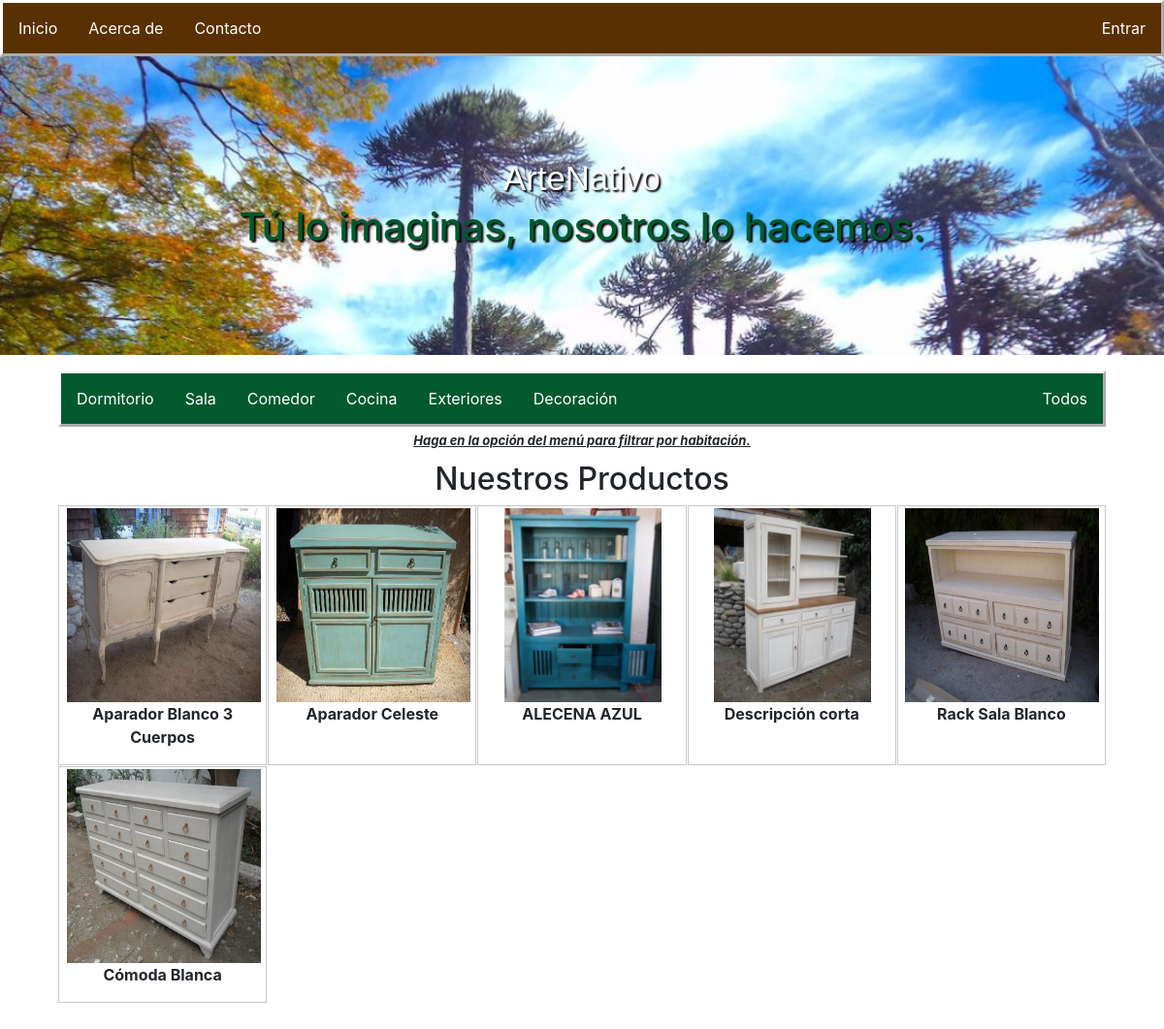
The app's page /, older data.
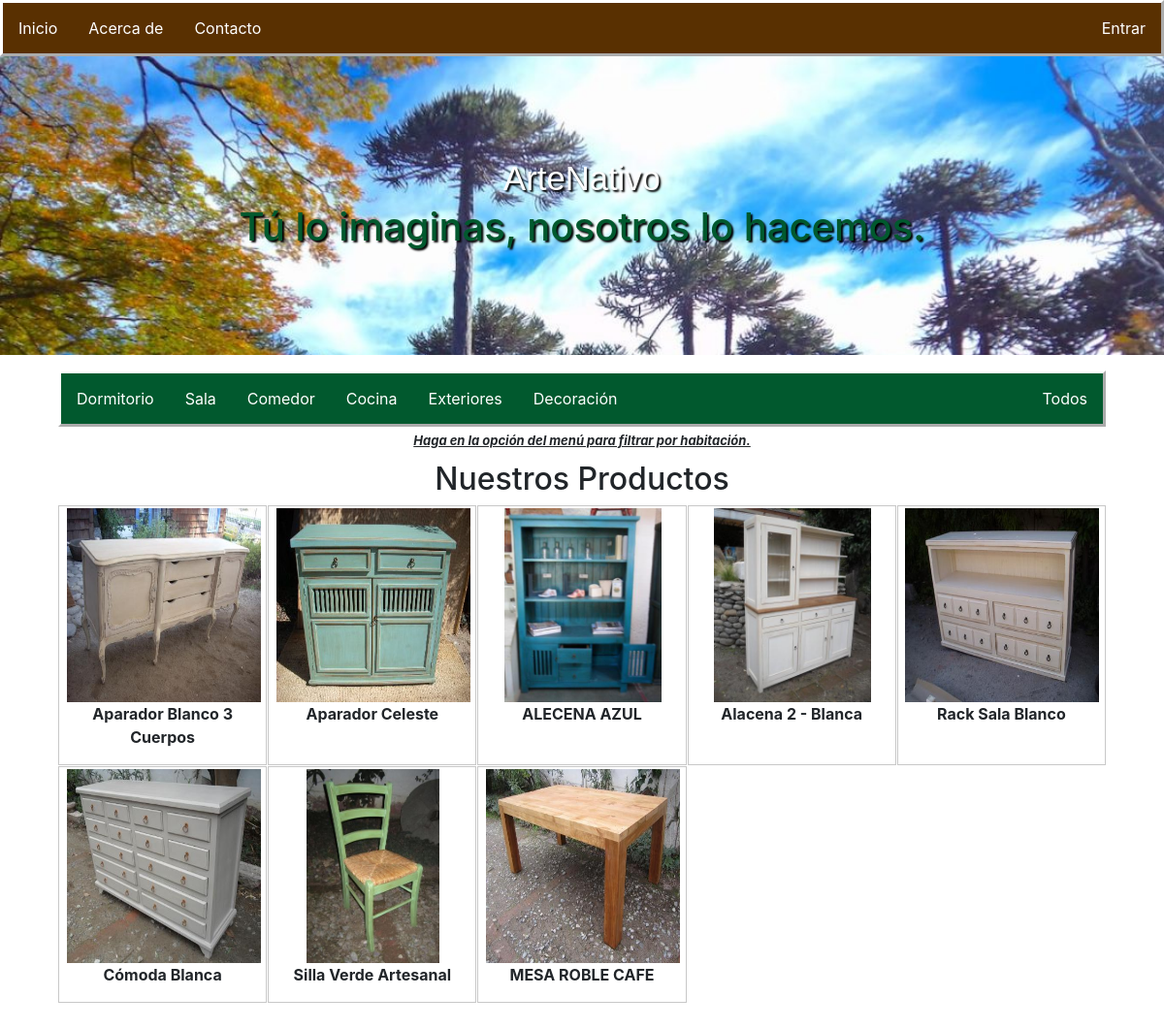
The same page, newer data.
### ArteNativo/models.py (models this page shows)
class Productos(models.Model):
    app_label = 'ArteNativo'
    tipo =(
        ('A', 'Domirtorio'),
        ('B', 'Sala'),
        ('C', 'Comedor'),
        ('D', 'Cocina'),
        ('E', 'Exteriores'),
        ('F', 'Decoración')
    )
    Estados = (
        (True, 'Activo'),
        (False, 'Inactivo')
    )
    IdProducto = models.CharField(max_length=10, primary_key=True)
    NombreProducto = models.CharField(max_length=50, blank=False, null=False, default='Descripción corta')
    TipoProducto = models.CharField(max_length=1, choices=tipo, null=False, blank=False,default='B')
    ImagenProducto = models.ImageField(upload_to='ImgProducto/',null=False, blank=False)
    PrecioUnitario = models.DecimalField(max_digits=8, default=0, decimal_places=2)
    Stock = models.IntegerField(blank=False, null=False, default=0)
    Descripcion = RichTextField(blank=True, null=True)
    EstadoProducto = models.BooleanField(blank=False, null=False, choices=Estados, default=True)

### ArteNativo/views.py (the view)
# urls.py: path('', views.ProductoListView.as_view(), name='Base'),
class ProductoListView(ListView):
    model = Productos
    template_name = "ListaProductos.html"
    context_object_name = 'productos'

### ArteNativo/templates/ListaProductos.html (shortened to what this page needs)
{% extends 'ArteNativo.html' %}
{% block content %}
<div id="Menu">
    <nav id="BarraProductos" style="background-color: rgb(1, 89, 46);margin-bottom: 5px;">
        <ul>
            <li><a href="{% url 'ListaProductoFiltrada' tipo_producto='A' %}">Dormitorio</a></li>
            <li><a href="{% url 'ListaProductoFiltrada' tipo_producto='B' %}">Sala</a></li>
            <li><a href="{% url 'ListaProductoFiltrada' tipo_producto='C' %}">Comedor</a></li>
            <li><a href="{% url 'ListaProductoFiltrada' tipo_producto='D' %}">Cocina</a></li>
            <li><a href="{% url 'ListaProductoFiltrada' tipo_producto='E' %}">Exteriores</a></li>
            <li><a href="{% url 'ListaProductoFiltrada' tipo_producto='F' %}">Decoración</a></li>
            <li style="float:right;"><a href="{% url 'ListaProducto' %}">Todos</a></li>
        </ul>
    </nav>
</div>
<p style="text-decoration: underline; font-weight: bold;font-size: small;font-style: italic;margin-bottom: 10px;">Haga en la opción del menú para filtrar por habitación.</p>
<h2>Nuestros Productos</h2>
<div class="grid-container">
    {% for producto in productos %}
    <div class="grid-item">
        <img src="{{ producto.ImagenProducto.url }}" alt="{{ producto.NombreProducto }}" data-toggle="tooltip" data-placement="top" title="{{producto.IdProducto}} - {{producto.NombreProducto}} - {{producto.PrecioUnitario}}">
        <p><strong>{{ producto.NombreProducto }}</strong></p>
    </div>
    {% endfor %}
</div>
{% endblock %}

### ArteNativo/templates/ArteNativo.html (shortened to what this page needs)
<!DOCTYPE html>
<html lang="es">
    {% load static %}
    <head>
        <link rel="stylesheet" href="https://stackpath.bootstrapcdn.com/bootstrap/4.3.1/css/bootstrap.min.css">
    </head>
    <body>
        <nav>
            <ul>
                <li><a href="{% url 'ListaProducto' %}" onclick="OcultarAdm()">Inicio</a></li>
                <li><a href="#Acercade" onclick="MostrarAcercaDe()">Acerca de</a></li>
                <li><a href="#contacto">Contacto</a></li>
                {% if user.is_authenticated %}
                    <li><a href="{% url 'administracion' %}">Administración</a></li>
                    <li><a href="#Registrar Venta">Registar Venta</a></li>
                    <li style="float: right;"><a href="{% url 'salir' %}">Salir</a></li>
                {% else %}
                    <li style="float: right;"><a href="{% url 'entrar' %}">Entrar</a></li>
                {% endif %}
            </ul>
        </nav>
        <header style="background-image: url({% static 'img/cabecera.jpg' %});">
            <span style="font-size:26pt; font-family:'Arial Black', Gadget, sans-serif; color:#fefefe; text-shadow: 2px 2px 2px #000000; ">ArteNativo</span>
            <h1 style="color: rgb(1, 89, 46);text-shadow: 2px 2px 2px #000000;">Tú lo imaginas, nosotros lo hacemos.</h1>
        </header>
        <section id="formularios">
            <div id="Contenido">
                <p>{% block content %}{% endblock %}</p>
            </div>
        </section>
    </body>
</html>

### ArteNativo/templates/ArteNativo.html (style rules this page uses)
* { margin: 0; padding: 0; }
body { font-family: 'Arial', sans-serif; margin: 0; padding: 0; }
nav { background-color: rgb(89, 48, 1); float:none; border: white; border-style: outset; width: 100%; }
nav ul { list-style-type: none; margin: 0; padding: 0; overflow: hidden; }
nav li { float: left; }
nav a { display: block; color: white; text-align: center; padding: 14px 16px; text-decoration: none; }
header { background-size: cover; color: white; text-align: center; padding: 100px; }
section { width: 90%; margin: 0 auto; display:block; height: 100vh; align-items: center; text-align: center; }
#Contenido { width: 100%; display: flexbox; align-items: center; justify-content: center; }

### ArteNativo/templates/ListaProductos.html (style rules this page uses)
.grid-container { display: grid; grid-template-columns: repeat(auto-fill, minmax(200px, 1fr)); gap: 1px; }
.grid-item { text-align: center; border-style: solid; border-color: rgb(200, 200, 200); border-width: 1px; align-items: center; }
.grid-item img { max-width: 200px; height: 200px; margin-top: 2px; margin-left: 2px; }

Row changes from the older to the newer data that the page shows:
changed Productos: NombreProducto "Descripción corta" → "Alacena 2 - Blanca"
added Productos: ImagenProducto (picture), NombreProducto "Silla Verde Artesanal"
added Productos: ImagenProducto (picture), NombreProducto "MESA ROBLE CAFE"
